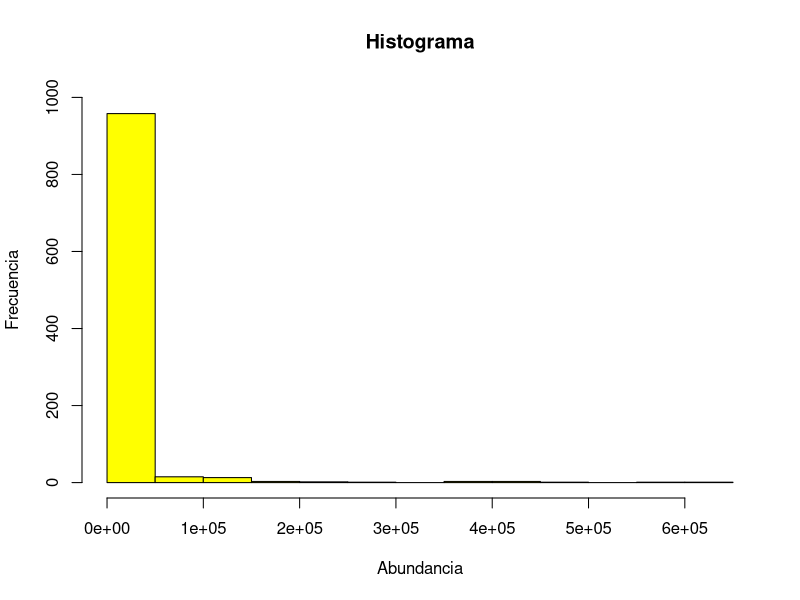
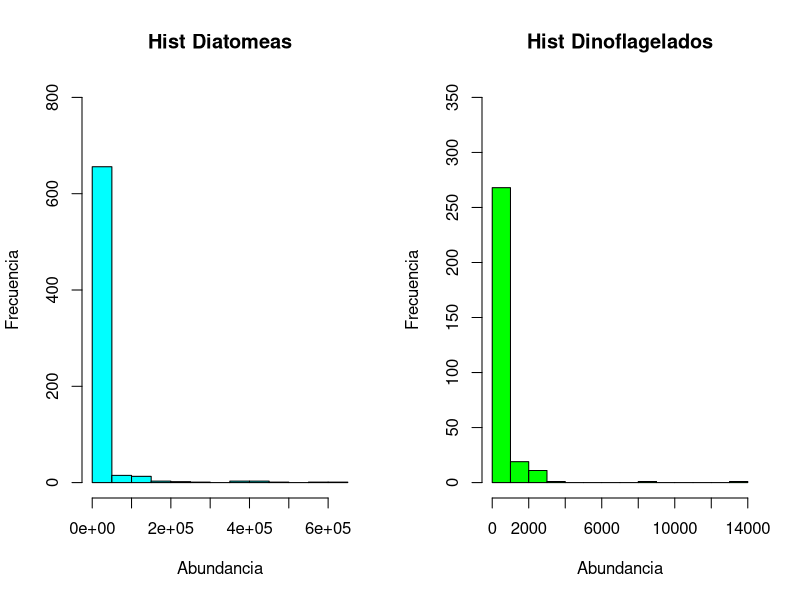
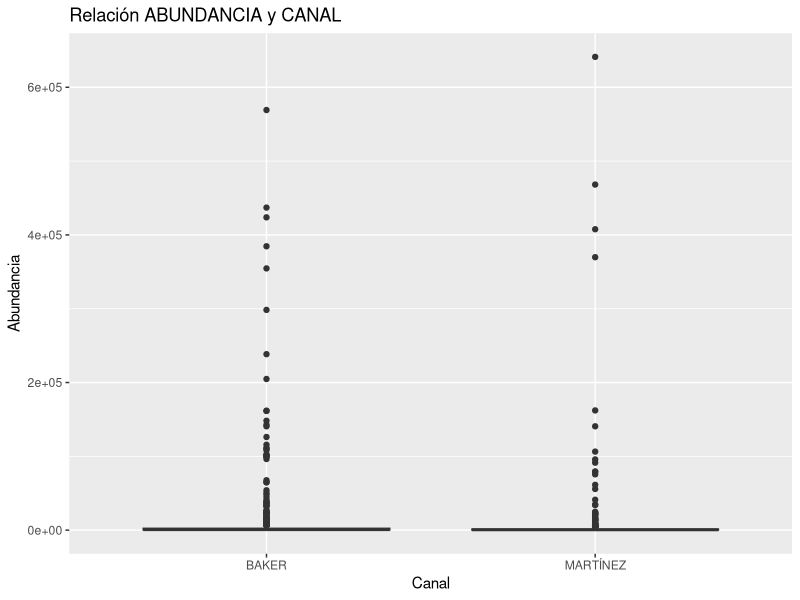
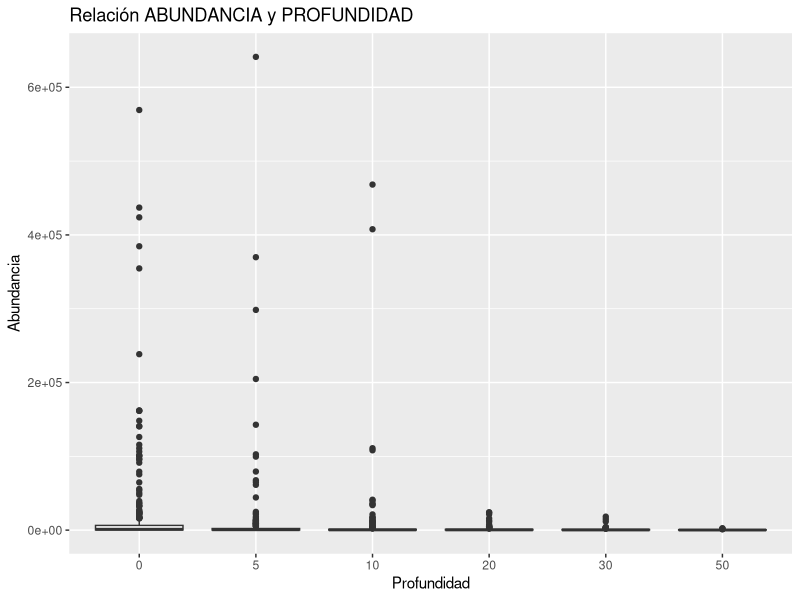
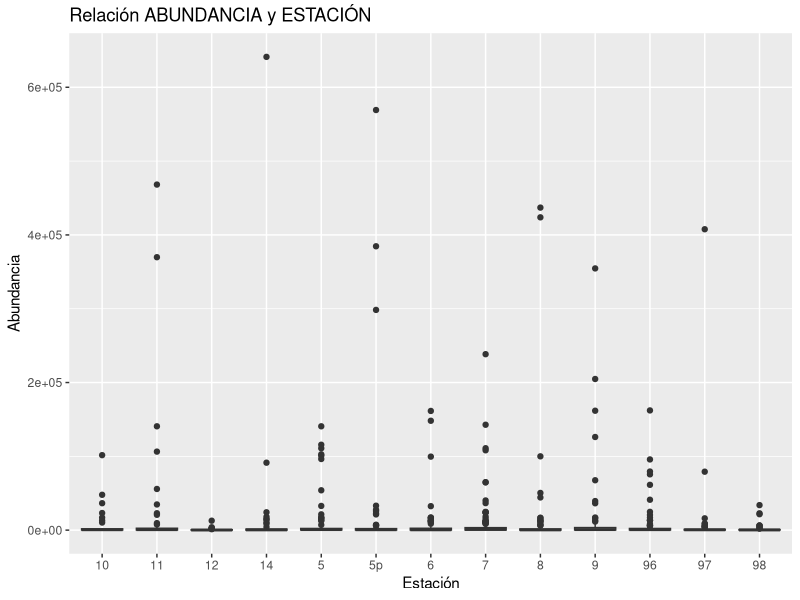
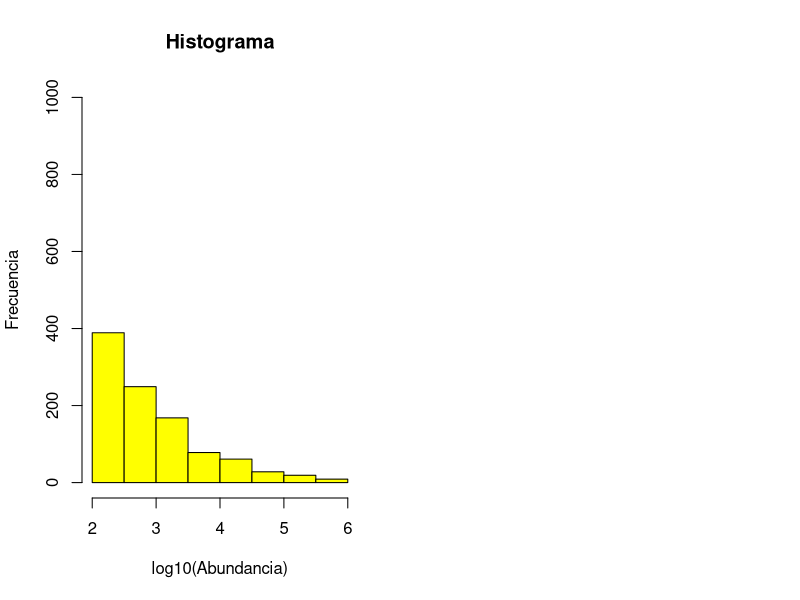
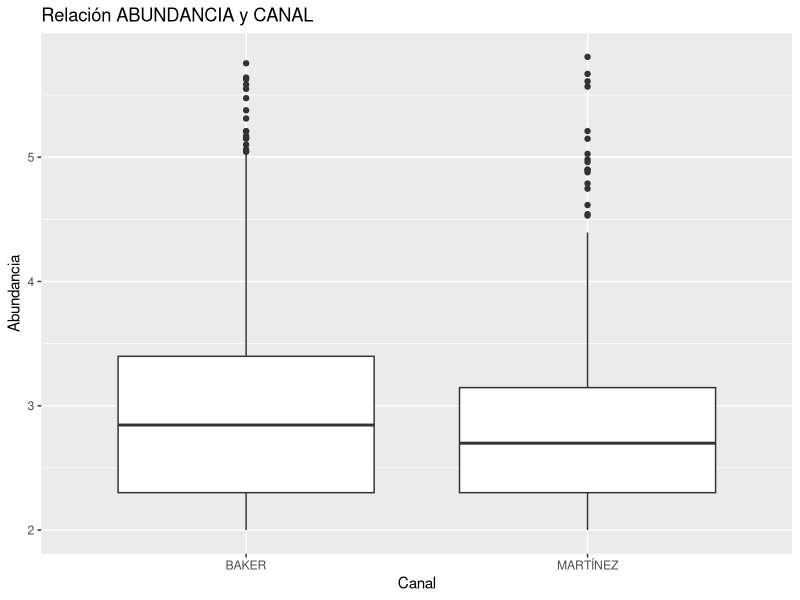
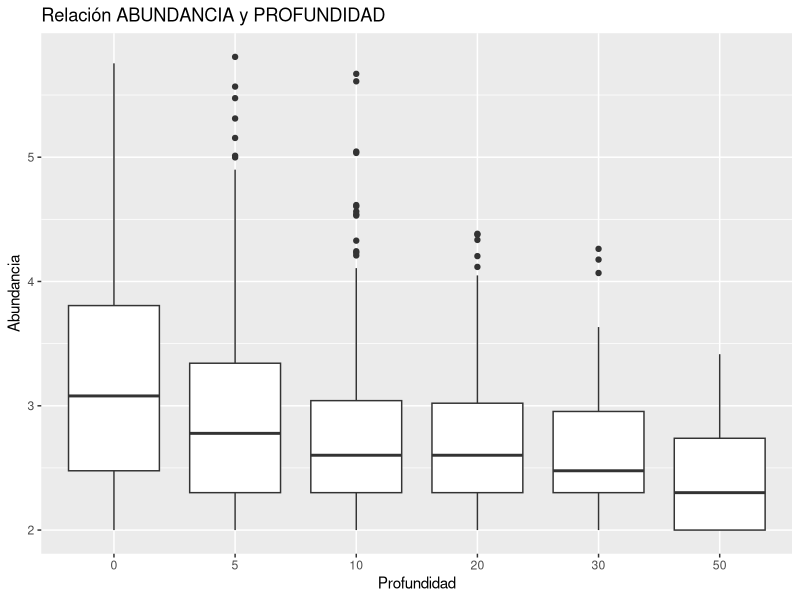

Write the R code that produced these figures, in order.
## ---- chunk 1
knitr::opts_chunk$set(echo = FALSE)
#Cargar las librerías asociadas al trabajo de los datos
library(readxl)
library(graphics)
library(psych)
library(stats)
library(dplyr)
library(tidyr)
library(ggplot2)
## ---- chunk 2
#Montando la base de datos necesaria para realizar el análisis exploratorio
dat <- read_excel("BD_FITO_DIATOMEAS.xlsx")
#Debido a que al parecer es un real problema tener muchas observaciones en 0, cosa que para usar PRIMER si era muy útil, procederé a borrar aquellos registros que tengan abundancia ">0"
df2<-subset(dat, ABUNDANCIA!="0")
df2
## ---- chunk 3
#Haciendo las respectivas transformaciones a factor
df2$CANAL <- as.factor(df2$CANAL)
df2$ESTACIÓN <- as.factor(df2$ESTACIÓN)
df2$ESPECIE <- as.factor(df2$ESPECIE)
df2$PROFUNDIDAD <- as.factor(df2$PROFUNDIDAD)
df2$TIPO <- as.factor(df2$TIPO)
## ---- chunk 4
summary(df2)
head(df2)
str(df2)
## ---- chunk 5
#Averiguar si los datos se encuentran balanceados, y si cuentan con .
table(df2$ABUNDANCIA)
## ---- chunk 6
hist(df2$ABUNDANCIA, main= "Histograma", xlab= "Abundancia", ylab= "Frecuencia", ylim= c(0,1000),col="yellow")
## ---- chunk 7
#Aquí realizo un histograma
Diatomeas <- df2 %>% filter(TIPO=="DIATOMEAS")
Dinoflagelados <- df2 %>% filter(TIPO=="DINOFLAGELADOS")
par(mfrow = c(1,2))
hist(Diatomeas$ABUNDANCIA, main= "Hist Diatomeas", xlab= "Abundancia", ylab = "Frecuencia", ylim= c(0,800),col="cyan")
hist(Dinoflagelados$ABUNDANCIA, main= "Hist Dinoflagelados", xlab= "Abundancia", ylab= "Frecuencia", ylim= c(0,350),col="green")
## ---- chunk 8
df2%>% 
  ggplot(aes(x=CANAL,y=ABUNDANCIA))+
      geom_boxplot()+
     theme(legend.position="none")+
     labs(x="Canal",y="Abundancia",title="Relación ABUNDANCIA y CANAL")

df2%>% 
  ggplot(aes(x=PROFUNDIDAD,y=ABUNDANCIA))+
      geom_boxplot()+
     theme(legend.position="none")+
     labs(x="Profundidad",y="Abundancia",title="Relación ABUNDANCIA y PROFUNDIDAD")

df2%>% 
  ggplot(aes(x=ESTACIÓN,y=ABUNDANCIA))+
      geom_boxplot()+
     theme(legend.position="none")+
     labs(x="Estación",y="Abundancia",title="Relación ABUNDANCIA y ESTACIÓN")
## ---- chunk 9
df2$ABUNDANCIA_LOG10<- log10(df2$ABUNDANCIA)
## ---- chunk 10
table(df2$ABUNDANCIA_LOG10)

hist(df2$ABUNDANCIA_LOG10, main= "Histograma", xlab= "log10(Abundancia)", ylab= "Frecuencia", ylim= c(0,1000),col="yellow")

df2%>% 
  ggplot(aes(x=CANAL,y=ABUNDANCIA_LOG10))+
      geom_boxplot()+
     theme(legend.position="none")+
     labs(x="Canal",y="Abundancia",title="Relación ABUNDANCIA y CANAL")

df2%>% 
  ggplot(aes(x=PROFUNDIDAD,y=ABUNDANCIA_LOG10))+
      geom_boxplot()+
     theme(legend.position="none")+
     labs(x="Profundidad",y="Abundancia",title="Relación ABUNDANCIA y PROFUNDIDAD")

df2%>% 
  ggplot(aes(x=ESTACIÓN,y=ABUNDANCIA))+
      geom_boxplot()+
     theme(legend.position="none")+
     labs(x="Estación",y="Abundancia",title="Relación ABUNDANCIA y ESTACIÓN")
## ---- chunk 11

## ---- chunk 12
#ABUNDANCIA + CANAL
ggplot(df2, aes(x= 'TIPO', y= 'ABUNDANCIA', fill=TIPO))+
geom_col()+facet_wrap(~ CANAL)
## ---- chunk 13
#Acá, me gustaría poder sacar tablas de cada grupo
T_abu_DIATO <- df2 %>% filter(TIPO=="DIATOMEAS") %>% summarise(mean = mean(ABUNDANCIA), sd = sd(ABUNDANCIA), max(ABUNDANCIA), min (ABUNDANCIA))

knitr::kable(T_abu_DIATO, caption = "Tabla 1. Resumen de la abundancia de diatomeas")

T_abu_DINO <- df2 %>% filter(TIPO=="DINOFLAGELADOS") %>% summarise(mean = mean(ABUNDANCIA), sd = sd(ABUNDANCIA), max(ABUNDANCIA), min (ABUNDANCIA))

knitr::kable(T_abu_DINO, caption = "Tabla 2. Resumen de la abundancia de dinoflagelados")
## ---- chunk 14
Tabla_abu <- df2 %>% group_by(CANAL,PROFUNDIDAD,TIPO) %>% summarise(mean = mean(ABUNDANCIA), sd = sd(ABUNDANCIA), n=n())

knitr::kable(Tabla_abu, caption = "Tabla 1. Resumen de la abundancia de fitoplancton, por canal y profundidad")
